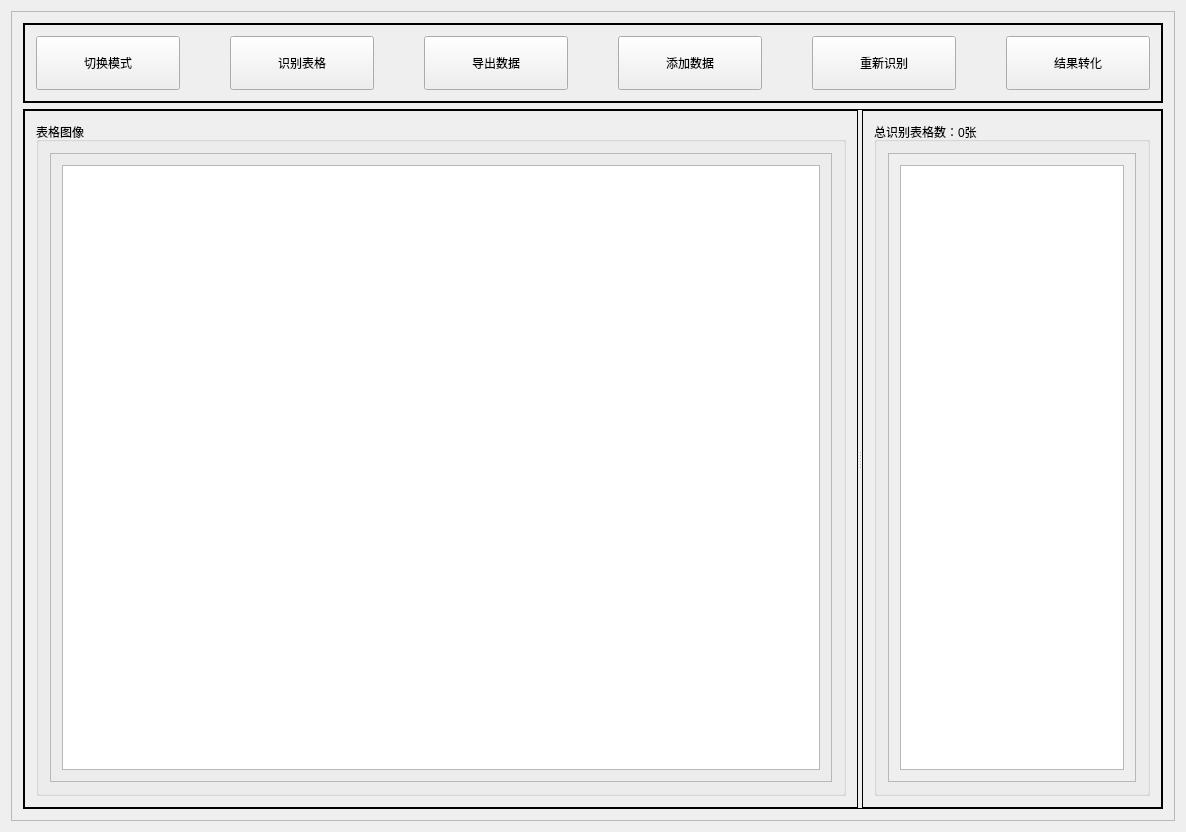
<?xml version="1.0" encoding="UTF-8"?>
<ui version="4.0">
 <class>FormImageAnalyzerClass</class>
 <widget class="QMainWindow" name="FormImageAnalyzerClass">
  <property name="geometry">
   <rect>
    <x>0</x>
    <y>0</y>
    <width>1178</width>
    <height>824</height>
   </rect>
  </property>
  <property name="windowTitle">
   <string>FormImageAnalyzer</string>
  </property>
  <widget class="QWidget" name="centralWidget">
   <layout class="QGridLayout" name="gridLayout">
    <item row="0" column="0">
     <widget class="QFrame" name="centra_frame">
      <property name="frameShape">
       <enum>QFrame::StyledPanel</enum>
      </property>
      <property name="frameShadow">
       <enum>QFrame::Raised</enum>
      </property>
      <layout class="QVBoxLayout" name="verticalLayout">
       <item>
        <widget class="QFrame" name="frame">
         <property name="minimumSize">
          <size>
           <width>0</width>
           <height>80</height>
          </size>
         </property>
         <property name="maximumSize">
          <size>
           <width>16777215</width>
           <height>80</height>
          </size>
         </property>
         <property name="frameShape">
          <enum>QFrame::WinPanel</enum>
         </property>
         <layout class="QHBoxLayout" name="horizontalLayout_2">
          <property name="spacing">
           <number>50</number>
          </property>
          <item>
           <widget class="QToolButton" name="Button_LoadPattern">
            <property name="sizePolicy">
             <sizepolicy hsizetype="Preferred" vsizetype="Preferred">
              <horstretch>0</horstretch>
              <verstretch>0</verstretch>
             </sizepolicy>
            </property>
            <property name="text">
             <string>切换模式</string>
            </property>
           </widget>
          </item>
          <item>
           <widget class="QToolButton" name="Button_Recognize">
            <property name="sizePolicy">
             <sizepolicy hsizetype="Preferred" vsizetype="Preferred">
              <horstretch>0</horstretch>
              <verstretch>0</verstretch>
             </sizepolicy>
            </property>
            <property name="text">
             <string>识别表格</string>
            </property>
           </widget>
          </item>
          <item>
           <widget class="QToolButton" name="Button_Save">
            <property name="sizePolicy">
             <sizepolicy hsizetype="Preferred" vsizetype="Preferred">
              <horstretch>0</horstretch>
              <verstretch>0</verstretch>
             </sizepolicy>
            </property>
            <property name="text">
             <string>导出数据</string>
            </property>
           </widget>
          </item>
          <item>
           <widget class="QToolButton" name="Button_AddData">
            <property name="sizePolicy">
             <sizepolicy hsizetype="Preferred" vsizetype="Preferred">
              <horstretch>0</horstretch>
              <verstretch>0</verstretch>
             </sizepolicy>
            </property>
            <property name="text">
             <string>添加数据</string>
            </property>
           </widget>
          </item>
          <item>
           <widget class="QToolButton" name="Button_Rerecognize">
            <property name="sizePolicy">
             <sizepolicy hsizetype="Preferred" vsizetype="Preferred">
              <horstretch>0</horstretch>
              <verstretch>0</verstretch>
             </sizepolicy>
            </property>
            <property name="text">
             <string>重新识别</string>
            </property>
           </widget>
          </item>
          <item>
           <widget class="QToolButton" name="Button_ExcelRead">
            <property name="sizePolicy">
             <sizepolicy hsizetype="Preferred" vsizetype="Preferred">
              <horstretch>0</horstretch>
              <verstretch>0</verstretch>
             </sizepolicy>
            </property>
            <property name="text">
             <string>结果转化</string>
            </property>
           </widget>
          </item>
         </layout>
        </widget>
       </item>
       <item>
        <widget class="QSplitter" name="splitter">
         <property name="minimumSize">
          <size>
           <width>1140</width>
           <height>700</height>
          </size>
         </property>
         <property name="frameShape">
          <enum>QFrame::Panel</enum>
         </property>
         <property name="orientation">
          <enum>Qt::Horizontal</enum>
         </property>
         <widget class="QFrame" name="frame_3">
          <property name="sizePolicy">
           <sizepolicy hsizetype="Expanding" vsizetype="Preferred">
            <horstretch>0</horstretch>
            <verstretch>0</verstretch>
           </sizepolicy>
          </property>
          <property name="frameShape">
           <enum>QFrame::Panel</enum>
          </property>
          <layout class="QVBoxLayout" name="verticalLayout_7">
           <item>
            <widget class="QGroupBox" name="groupBox_2">
             <property name="sizePolicy">
              <sizepolicy hsizetype="Expanding" vsizetype="Preferred">
               <horstretch>0</horstretch>
               <verstretch>0</verstretch>
              </sizepolicy>
             </property>
             <property name="title">
              <string>表格图像</string>
             </property>
             <layout class="QGridLayout" name="gridLayout_4">
              <item row="0" column="0">
               <widget class="QFrame" name="frame_2">
                <property name="frameShape">
                 <enum>QFrame::StyledPanel</enum>
                </property>
                <property name="frameShadow">
                 <enum>QFrame::Plain</enum>
                </property>
                <layout class="QGridLayout" name="gridLayout_3">
                 <item row="0" column="0">
                  <widget class="QGraphicsView" name="graphicsView"/>
                 </item>
                </layout>
               </widget>
              </item>
             </layout>
            </widget>
           </item>
          </layout>
         </widget>
         <widget class="QFrame" name="frame_1">
          <property name="sizePolicy">
           <sizepolicy hsizetype="Preferred" vsizetype="Preferred">
            <horstretch>0</horstretch>
            <verstretch>0</verstretch>
           </sizepolicy>
          </property>
          <property name="minimumSize">
           <size>
            <width>300</width>
            <height>0</height>
           </size>
          </property>
          <property name="maximumSize">
           <size>
            <width>300</width>
            <height>16777215</height>
           </size>
          </property>
          <property name="frameShape">
           <enum>QFrame::Panel</enum>
          </property>
          <layout class="QVBoxLayout" name="verticalLayout_6">
           <item>
            <widget class="QGroupBox" name="groupBox_ListTitle">
             <property name="title">
              <string>总识别表格数：0张</string>
             </property>
             <layout class="QVBoxLayout" name="verticalLayout_8">
              <item>
               <widget class="QScrollArea" name="scrollArea_2">
                <property name="widgetResizable">
                 <bool>true</bool>
                </property>
                <widget class="QWidget" name="scrollAreaWidgetContents_2">
                 <property name="geometry">
                  <rect>
                   <x>0</x>
                   <y>0</y>
                   <width>258</width>
                   <height>644</height>
                  </rect>
                 </property>
                 <layout class="QGridLayout" name="gridLayout_2">
                  <item row="0" column="0">
                   <widget class="QTableView" name="tableView"/>
                  </item>
                 </layout>
                </widget>
               </widget>
              </item>
             </layout>
            </widget>
           </item>
          </layout>
         </widget>
        </widget>
       </item>
      </layout>
     </widget>
    </item>
   </layout>
  </widget>
 </widget>
 <layoutdefault spacing="6" margin="11"/>
 <resources>
  <include location="formimageanalyzer.qrc"/>
 </resources>
 <connections>
  <connection>
   <sender>Button_LoadPattern</sender>
   <signal>clicked(bool)</signal>
   <receiver>FormImageAnalyzerClass</receiver>
   <slot>openImage()</slot>
   <hints>
    <hint type="sourcelabel">
     <x>115</x>
     <y>72</y>
    </hint>
    <hint type="destinationlabel">
     <x>149</x>
     <y>-41</y>
    </hint>
   </hints>
  </connection>
 </connections>
 <slots>
  <slot>openImage()</slot>
 </slots>
</ui>
